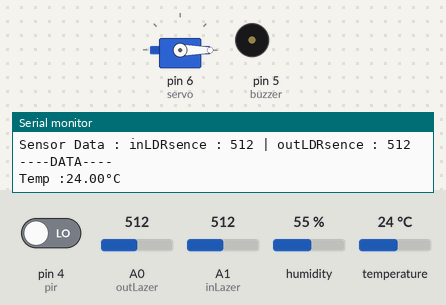
Simulated run of this sketch. Board: Arduino Uno, built with avr-gcc and run on an emulated ATmega328P. On the bench: servo, buzzer (waves = sounding, pin HIGH), the last lines printed to the serial monitor. The test bench sets the inputs (shaded band); at power-on: pin 4 (pir) LOW, A0 (outLazer) = 512, A1 (inLazer) = 512, humidity 55 %, temperature 24 °C.

Above: at 1.2 s.
1.3 s: pin 4 (pir) driven HIGH
At 2.23 s:
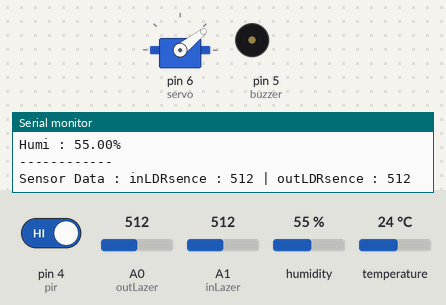
At 3.75 s:
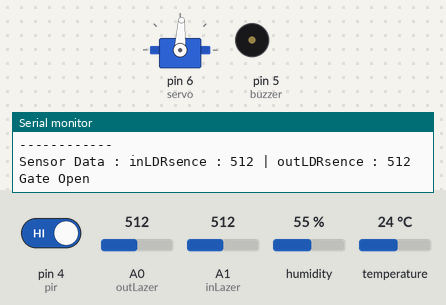
Timing chart, 0 to 10.3 s (numbered marks = the images above; inputs shaded):
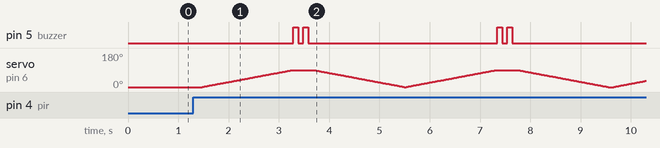

The sketch:

IPC277.ino
```cpp
// (licence header left out)
#include <Servo.h>
#include <dht.h>

#define outLazer A0
#define inLazer A1
#define pir 4
#define buzzer 5
#define servo 6
#define temphumi 2

int inLDRsence = 0;
int outLDRsence = 0;
int pirData = 0;
int stateOfdir = 0;

Servo gate;
dht DHT;

void setup(){
  pinMode(outLazer,INPUT);
  pinMode(inLazer,INPUT);
  pinMode(pir,INPUT);
  pinMode(buzzer,OUTPUT);

  gate.attach(servo);

  Serial.begin(9600);

  gate.write(0);
}

void loop(){
   inLDRsence = analogRead(outLazer);
   outLDRsence = analogRead(inLazer);
   pirData = digitalRead(pir);
   int cTaH = DHT.read11(temphumi);

   Serial.println("----DATA----");
   Serial.print("Temp :");
   Serial.print(DHT.temperature);
   Serial.println("°C");
   Serial.print("Humi : ");
   Serial.print(DHT.humidity);
   Serial.println("%");
   Serial.println("------------");

   Serial.print("Sensor Data : ");
   Serial.print("inLDRsence : ");
   Serial.print(inLDRsence);
   Serial.print(" | outLDRsence : ");
   Serial.println(outLDRsence);

   if(pirData==1){
    if(DHT.temperature>=40){
      buzz();
    }
    if(inLDRsence>=480){
      stateOfdir = 1;
      gateState(1);
    }
    if(outLDRsence>=480 && stateOfdir == 1){
      buzz();
      gateState(0);
      stateOfdir = 0;
    }
    if(outLDRsence>=480 && stateOfdir == 0){
      stateOfdir = 1;
      gateState(1);
    }
    if(inLDRsence>=480 && stateOfdir == 1){
      stateOfdir = 0;
      buzz();
      gateState(0);
    }
   }
}

void gateState(int d1){
  if(d1==1){
    for(int i=0;i<=90;i++){
      gate.write(i);
      delay(20);
    }
    Serial.println("Gate Open");
  }
  else if(d1==0){
    for(int i=90;i>=0;i--){
      gate.write(i);
      delay(20);
    }
    Serial.println("Gate Close");
  }
  else{
    gate.write(0);
    Serial.println("Gate Close");
  }
}

void buzz(){
  digitalWrite(buzzer,1);
  delay(100);
  digitalWrite(buzzer,0);
  delay(100);
  digitalWrite(buzzer,1);
  delay(100);
  digitalWrite(buzzer,0);
  delay(100);
}
```
